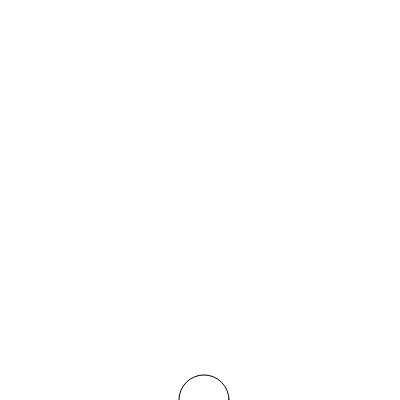
Frame 1 (no input)
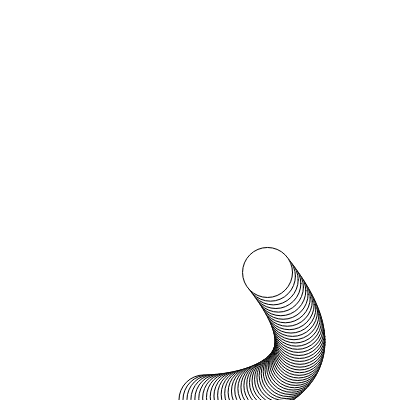
Frame 60 (no input)
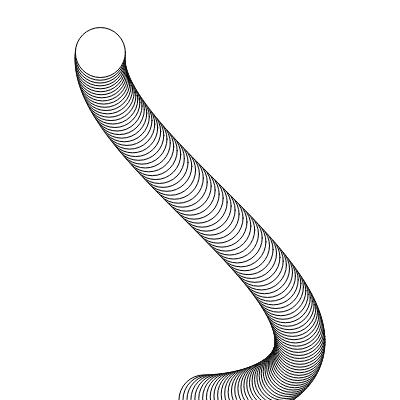
Frame 120 (the mouse pressed at the canvas centre since frame 60)

The p5.js sketch that drew these frames (run headless with seeded random() and noise() and a simulated clock; from frame 60 on, the mouse is pressed at the canvas centre):

// p5.js sketch
// ── sketch.js
let x = 0;
let y = 0;

function setup() {
  createCanvas(400, 400);
}

function draw() {
  // background(220);
  
  // sin(frequency) * amplitude
  x = 200 + sin(frameCount / 25) * 100;
  y = 200 + cos(frameCount / 50) * 200;
  
  ellipse(x, y, 50, 50);
  
}
